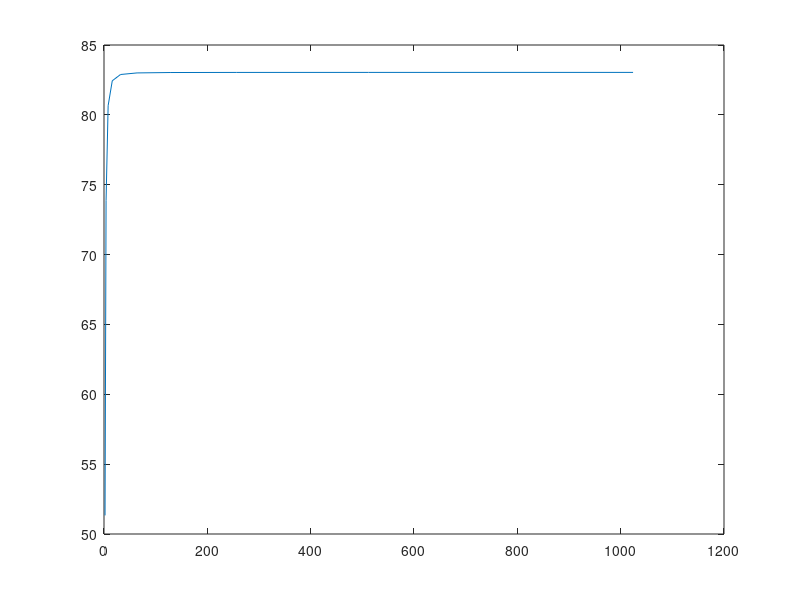

This chart was generated by the following MATLAB code:
clear all, close all;
%Integraler
function ret = func(x)
    ret = 64*exp(-0.3*(x-3).^2);
end

function ret = punc(x)
    ret = (x-1).^6;
end

function ret = gunc(x)
    ret = func(x)-punc(x);
end

%löst algebraiskt
xskarning = 3;

P = [xskarning;func(xskarning)];
antalsteg = 100;
xstart = 0;
xslut = xskarning;
intervalllangd = xslut-xstart;
h = intervalllangd/antalsteg;

x=xstart:h:xslut; % ange lampligt intervall


f=func(x); % vektor med f-vardena for dessa x.
p=punc(x); % vektor med p-vardena for dessa x.
xx=[x(:); flip(x(:))];
yy=[f(:); flip(p(:))];
fill(xx,yy,'g');

%% c, skriv en trapetsregel

Integraler = [];

for i = 1:10
    antalsteg = 2^i;

    xstart = 0;
    xslut = xskarning;
    intervalllangd = xslut-xstart;
    h = intervalllangd/antalsteg;
    x=xstart:h:xslut; % ange lampligt intervall

    t = 0.5*gunc(x(1));

    if length(x)>2
        for i = x(2:end-1)
            t = t + gunc(i);
        end
    end

    t = t + (1/2)*gunc(x(end));

integral = h*t;
disp(integral)
Integraler(1, end+1) = integral;
Integraler(2, end) = antalsteg;
end


plot(Integraler(2, :), Integraler(1, :))


%% 1e
Integraler = [];

iterationer = 16;

for i = 1:iterationer
    antalsteg = 2^i;

    xstart = 0;
    xslut = xskarning;
    intervalllangd = xslut-xstart;
    h = intervalllangd/antalsteg;
    x=xstart:h:xslut; % ange lampligt intervall

    t = 0.5*gunc(x(1));

    if length(x)>2
        for i = x(2:end-1)
            t = t + gunc(i);
        end
    end

    t = t + (1/2)*gunc(x(end));

integral = h*t;
Integraler(1, end+1) = integral;
Integraler(2, end) = antalsteg;
end

format long;

T_hatt = [];
for j = 2:length(Integraler)
    Th = Integraler(1, j-1);
    steg = Integraler(2, j-1);
    T2h = Integraler(1, j);
    richard = Th - (Th - T2h)/(3);
    disp(richard)
    T_hatt(:, end+1) = [richard; steg];
end

disp("ANTAL STEG")
disp(T_hatt(2, end))